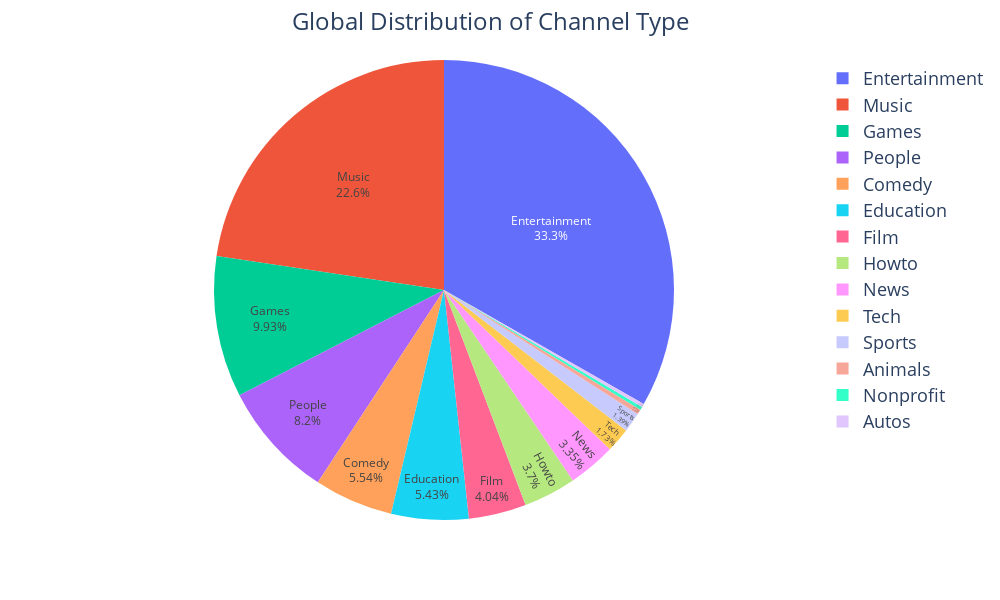

The cell this chart's notebook holds for it:
### Code cell
fig2 = px.pie(df_channel_type , values="count", names="channel_type")
fig2.update_traces(textposition='inside',           
                   textinfo='percent+label')
fig2.update_layout(title_text="Global Distribution of Channel Type", 
                    title_x=0.49,                          
                   uniformtext_minsize=80,
                   title_font=dict(size=24),
                   legend_font=dict(size=18),
                   width = 1000, height= 600)

### Figure 1 — Plotly figure (JSON) as saved in the notebook; plotly's stock layout.template omitted (floating-point values rounded to 4 significant figures)
{"data": [{"domain": {"x": [0, 1], "y": [0, 1]}, "hovertemplate": "channel_type=%{label}<br>count=%{value}<extra></extra>", "labels": ["Nonprofit", "Autos", "Animals", "Sports", "Tech", "News", "Howto", "Film", "Education", "Comedy", "People", "Games", "Music", "Entertainment"], "legendgroup": "", "name": "", "showlegend": true, "textinfo": "percent+label", "textposition": "inside", "type": "pie", "values": [2, 2, 3, 12, 15, 29, 32, 35, 47, 48, 71, 86, 196, 288]}], "layout": {"height": 600, "legend": {"font": {"size": 18}, "tracegroupgap": 0}, "margin": {"t": 60}, "title": {"font": {"size": 24}, "text": "Global Distribution of Channel Type", "x": 0.49}, "uniformtext": {"minsize": 80}, "width": 1000}}
